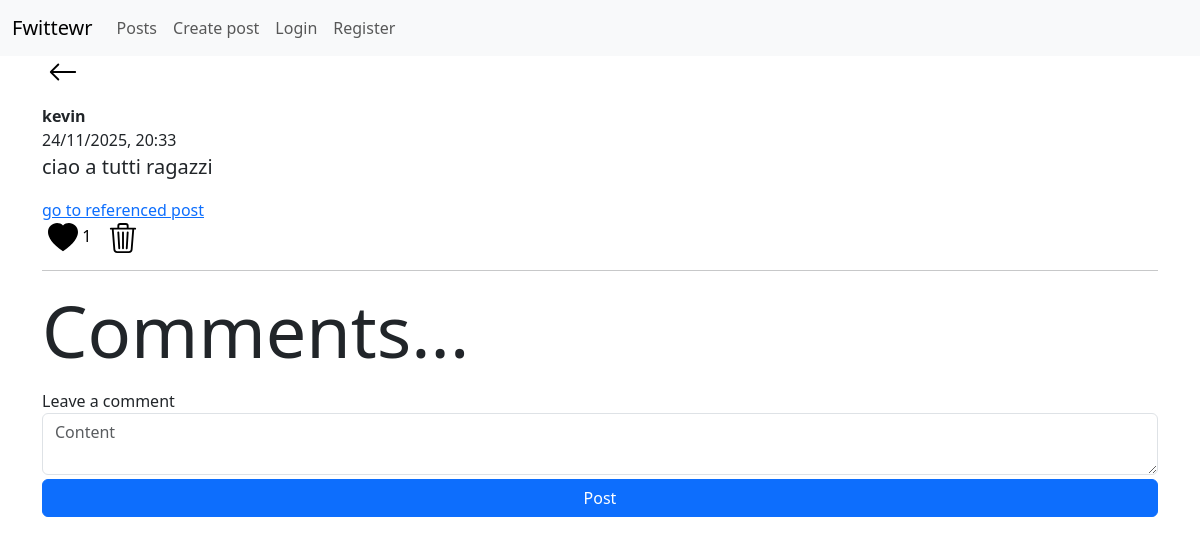
/comment-comments/1 (signed in), run on an earlier commit of the app's database.
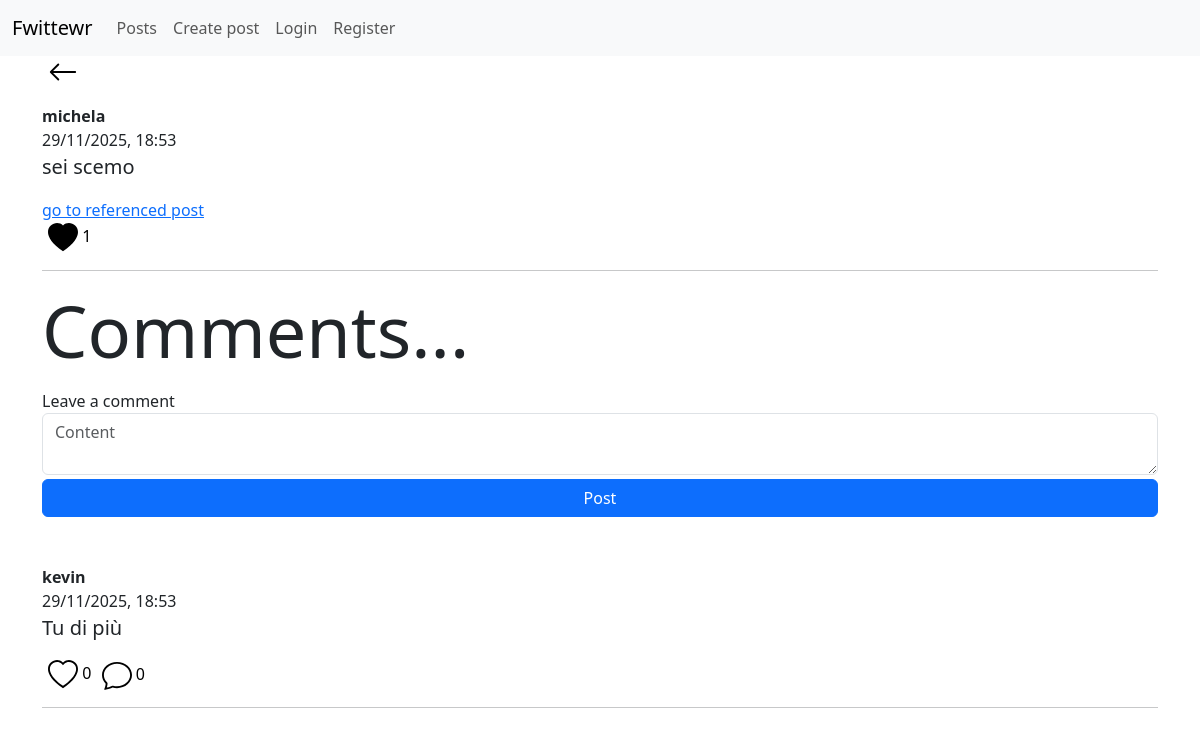
And on a later commit of the database.
### app/models.py (models this page shows)
class User(db.Model, UserMixin):
    id = db.Column(db.Integer, primary_key=True)
    username = db.Column(db.String(20), nullable=False, unique=True)
    password = db.Column(db.String(80), nullable=False)
    created_posts = db.relationship('Post', backref='user', lazy='select')
    created_comments = db.relationship('Comment', backref='user', lazy='select')
    liked_posts = db.relationship('Post', secondary=liked_posts, backref='liked_users', lazy='select')
    liked_comments = db.relationship('Comment', secondary=liked_comments, backref = 'liked_users', lazy='select')
    followers = db.relationship('User', secondary=followers,
                                primaryjoin=(followers.c.followed_user==id),
                                secondaryjoin=(followers.c.following_user==id),
                                backref='follwing', lazy='select')

class Comment(db.Model):
    id = db.Column(db.Integer, primary_key=True)
    content = db.Column(db.String(200), nullable=False)
    creation_date = db.Column(db.DateTime(timezone=True), default=datetime.now(timezone.utc))
    deleted = db.Column(db.Boolean, default=False)
    comments = db.relationship('Comment', backref=backref('referenced_comment', remote_side=[id]), lazy='select')
    referenced_comment_id = db.Column(db.Integer, db.ForeignKey('comment.id'))
    referenced_post_id = db.Column(db.Integer, db.ForeignKey('post.id'))
    user_id = db.Column(db.Integer, db.ForeignKey('user.id'), nullable=False)
    __table_args__ = (
        CheckConstraint(
            'referenced_comment_id IS NOT NULL OR referenced_post_id IS NOT NULL',
            name='check_comment_or_post_not_null'
        ),
    )

### app/routes/home_bp.py (the view)
@home_bp.route('/comment-comments/<id>', methods=['GET', 'POST'])
@login_required
def show_comment_comments(id):
    form = CreatePostForm()
    comment = Comment.query.filter_by(id=id).first_or_404()
    if form.validate_on_submit():
        new_comment = Comment(content=form.content.data)
        current_user.created_comments.append(new_comment)
        new_comment.referenced_comment = comment
        db.session.commit()
        return redirect(url_for('home.show_comment_comments', id=id))
    return render_template('home/comments/comment-comments.html', post=comment, form=form)

### app/forms.py
class CreatePostForm(FlaskForm):
    title = StringField(validators=[Length(min=0, max=50)], render_kw={'placeholder':'Title', 'class':'form-control'})
    content = TextAreaField(validators=[DataRequired(), Length(min=4, max=200)], render_kw={'placeholder':'Content', 'class':'form-control'})
    submit = SubmitField('Post', render_kw={'class':'btn btn-primary mt-1 w-100'})

### app/__init__.py (called while the page is built)
def create_app():
    app = Flask(__name__)
    app.config['SQLALCHEMY_DATABASE_URI'] = 'sqlite:///database.db'
    app.secret_key = 'thisisasecretkey'
    db.init_app(app)
    bcrypt.init_app(app)
    login_manager.init_app(app)
    csrf.init_app(app)
    login_manager.login_view = 'auth.login'
    @login_manager.user_loader
    def load_user(user_id):
        return User.query.get(int(user_id))
    app.register_blueprint(auth_bp)
    app.register_blueprint(home_bp)
    app.register_blueprint(errors_bp)
    app.register_blueprint(followers_bp)
    return app

### app/templates/home/comments/comment-comments.html (shortened to what this page needs)
{% extends 'base.html' %}
{% from 'home/post-macros.html' import comment_to_render, back_button %}
{% block body %}
<div class="mx-auto">
    {{ back_button() }}
    <div class="col-12 mt-3">
        <figure>
            <figcaption class="blockquite-footer">
                <b>{{ post.user.username }}</b> <br>
                {{ post.creation_date.strftime('%d/%m/%Y, %H:%M') }}
            </figcaption>
            <p class="blockquote comment-content">{{ post.content }}</p>
            {% if post.referenced_post %}
                <a href="{{ url_for('home.show_post_comments', id=post.referenced_post.id) }}">go to referenced post</a>
            {% elif post.referenced_comment %}
                <a href="{{ url_for('home.show_comment_comments', id=post.referenced_comment.id) }}">go to referenced comment</a>
            {% endif %}
            <br>
            <button onclick="like_comment(this, '{{ post.id }}')" style="background-color:transparent; border:0px">
                {% if current_user in post.liked_users %}
                    <img style="width: 30px" src="{{ url_for('static', filename='icons/heart-fill.svg') }}" alt="">
                {% else %}
                    <img style="width: 30px" src="{{ url_for('static', filename='icons/heart.svg') }}" alt="">
                {% endif %}
                <span>{{ post.liked_users|length }}</span>
            </button>
            {% if post.user == current_user %}
            <button onclick="delete_comment(this, '{{ post.id }}')" style="background-color: transparent; border: 0px; text-decoration: none">
                <img style="width: 30px" src="{{ url_for('static', filename='icons/trash3.svg') }}" alt="">
            </button>
            {% endif %}
        </figure>
        <hr>
    </div>
    <p class="display-2">Comments...</p>
    <form method="POST">
        <label for="content">Leave a comment</label>
        {{ form.content }}
        {{ form.submit }}
    </form>
    <div class="mt-5">
    {% for comment in post.comments | selectattr('deleted', 'equalto', False) %}
        {{ comment_to_render(comment, current_user) }}
    {% endfor %}
    </div>
</div>
{% endblock %}

### app/templates/home/post-macros.html (shortened to what this page needs)
{% macro comment_to_render(comment, current_user) %}
<div class="col-12">
    <figure>
        <figcaption>
            <b>{{ comment.user.username }}</b> <br>
            {{ comment.creation_date.strftime('%d/%m/%Y, %H:%M') }}
        </figcaption>
        <p class="blockquote">{{ comment.content }}</p>
        <button onclick="like_comment(this, '{{ comment.id }}')" style="background-color:transparent; border:0px">
            {% if current_user in comment.liked_users %}
                <img style="width: 30px" src="{{ url_for('static', filename='icons/heart-fill.svg') }}" alt="">
            {% else %}
                <img style="width: 30px" src="{{ url_for('static', filename='icons/heart.svg') }}" alt="">
            {% endif %}
            <span>{{ comment.liked_users|length }}</span>
        </button>
        <a style="text-decoration: none; border:0px; color: black" href="{{ url_for('home.show_comment_comments', id=comment.id) }}">
            <img style="width: 30px" src="{{ url_for('static', filename='icons/chat.svg') }}" alt="">
            <span>{{ comment.comments|length }}</span>
        </a>
    </figure>
    <hr>
</div>
{% endmacro %}
{% macro back_button() %}
<button style="background-color: transparent; border: 0px; text-decoration: none" onclick="history.back()">
    <img style="width: 30px" src="{{ url_for('static', filename='icons/arrow-left.svg') }}" alt="">
</button>
{% endmacro %}

What changed in the data, as far as the page shows it:
no longer on this page (row edited): User: user.username "kevin"
now on this page (row edited): User: user.username "michela"
changed Comment: creation_date "24/11/2025, 20:33" → "29/11/2025, 18:53"; content "ciao a tutti ragazzi" → "sei scemo"
now on this page (row edited): Comment: user.username "kevin", creation_date "29/11/2025, 18:53", content "Tu di più", liked_users|length "0", comments|length "0"
